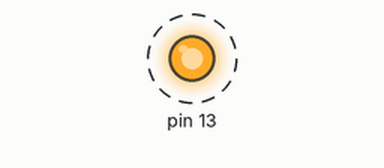
Bench run of a sketch on a simulated Arduino Uno, built with avr-gcc and run on an emulated ATmega328P. Parts: output pins drawn as LEDs (lit = HIGH). Dashed ring = blinking. What the sketch prints to the serial monitor is not drawn.

Above: at 3.5 s.
Timing chart, 0 to 7.6 s (numbered marks = the images above):
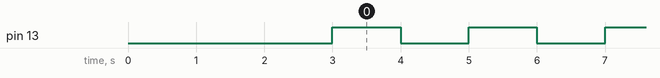

Measured:
- by itself, pin 13: alternates HIGH for 1.0 s and LOW for 1.0 s

The sketch:

sketch_jan24a.ino
```cpp
void setup() {
  delay(3000);

  // Initialize Serial port
  Serial.begin(115200);
  Serial.println("setup");

  // put your setup code here, to run once:
  pinMode(13, OUTPUT);
}

void loop() {
  // put your main code here, to run repeatedly:
  digitalWrite(13, HIGH);
  delay(1000);
  Serial.println("on");
  digitalWrite(13, LOW);
  delay(1000);
  Serial.println("off");
}
```
